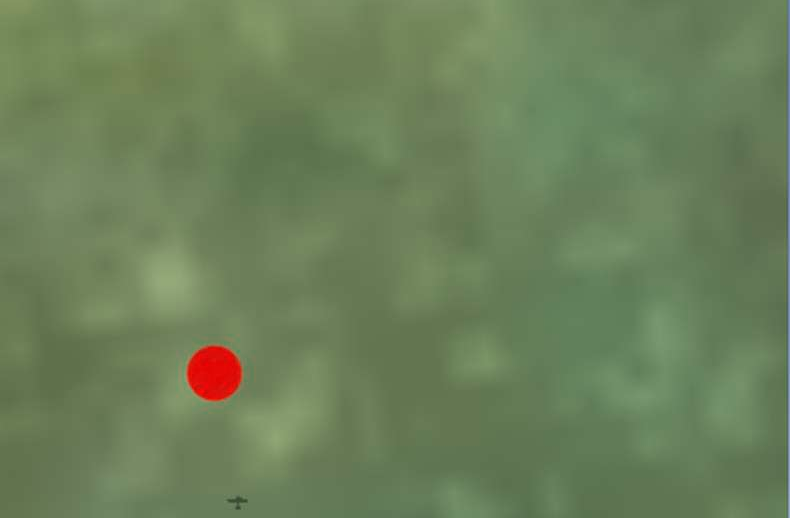
#> input picture python/linux_screen_capture/test_image.png, 790 x 518 px
$ python find_circle_test.py
#> lines starting #> are read from the running program, lines starting #| are printed output that depends on the picture; after the words box and inside, x2 and y2 are one past the last pixel; in counts of white or black regions, pixels touching at a corner belong together; long printed decimals are rounded
#> further down, img is the input picture: shape (518, 790, 3); mean B, G, R 89.8, 127.9, 107.7
### python/linux_screen_capture/simple_detect.py
import cv2
import numpy as np
import math

def find_circle(img):
    # cv2.imshow('Raw',img)
    min_circle_radius = 8
    max_circle_radius = 30
    hsv_image = cv2.cvtColor(img, cv2.COLOR_BGR2HSV)
#> hsv_image: shape (518, 790, 3); mean H, S, V 46.9, 77.3, 129.2

    # The red color wraps around the HSV wheel, from approx 160-180 deg, and 0-10 deg
    # Thus we will split this into 2 operations
    lower_red_1 = np.array([0,50,50])
    upper_red_1 = np.array([10,255,255])
    red1 = cv2.inRange(hsv_image, lower_red_1 , upper_red_1)
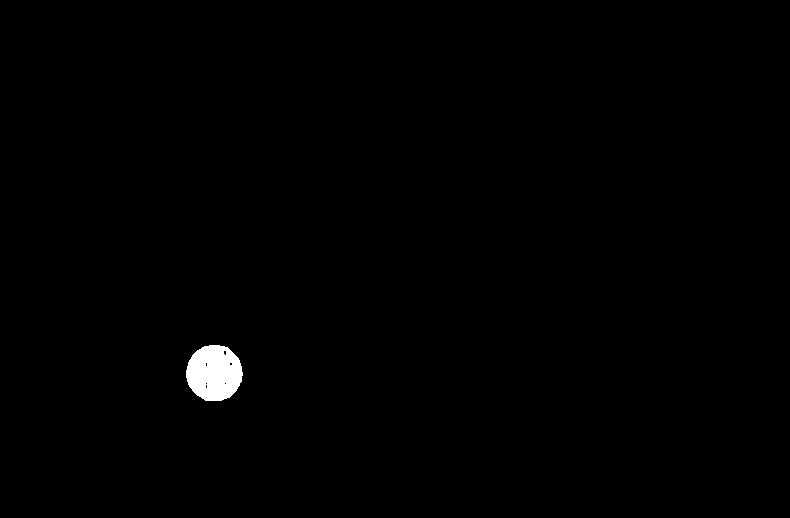
#> red1: shape (518, 790); 0.61% white; 1 white region, box (x1, y1, x2, y2) and area: (186, 345, 243, 401) 2487

    lower_red_2 = np.array([170,50,50])
    upper_red_2 = np.array([180,255,255])
    red2 = cv2.inRange(hsv_image, lower_red_2 , upper_red_2)
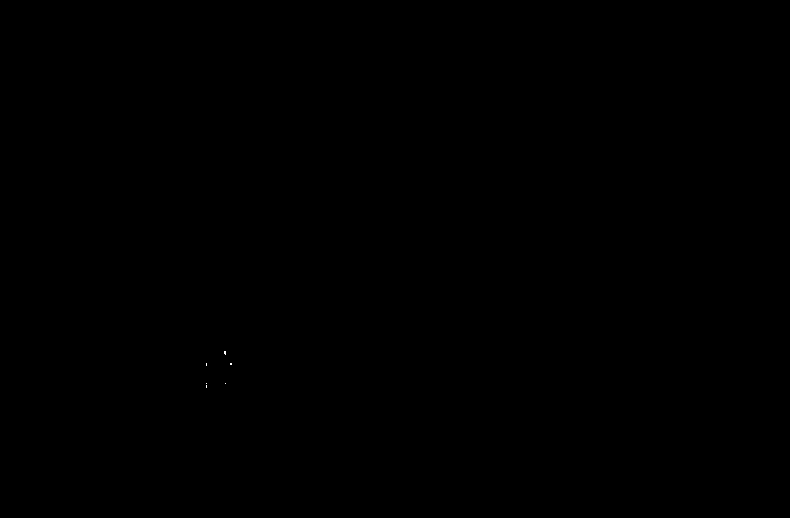
#> red2: shape (518, 790); 0% white in thin lines or dots, all inside (x1, y1, x2, y2) = (206, 351, 232, 388)

# Combine the two red images to get a single red-only image
    red_only_img = cv2.addWeighted(red1, 1.0, red2, 1.0, 0.0)
#> red_only_img: shape (518, 790); 0.61% white; 1 white region, box (x1, y1, x2, y2) and area: (186, 345, 243, 401) 2506
    # cv2.imshow('Red',red_only_img)
    # Blur
    blur_img_red = cv2.GaussianBlur(red_only_img,(15,15),cv2.BORDER_DEFAULT)
    # cv2.imshow('Blurred',blur_img_red)
    # Detect circles
    circles_red = cv2.HoughCircles(blur_img_red,cv2.HOUGH_GRADIENT,0.5,2*max_circle_radius, param1=70,param2=30,minRadius=min_circle_radius,maxRadius=max_circle_radius)
#> circles_red = [[214.5, 372.5, 27.7]]

    # If we find a red light, then we're done
    # Return immediately
    dimensions = img.shape
#> dimensions = (518, 790, 3)
    height_mid = dimensions[0]/2
#> height_mid = 259
    width_mid = dimensions[1]/2
#> width_mid = 395
    center_pt = (round(width_mid), round(height_mid))
#> center_pt = (395, 259)
    distance = None
    theta = None
    if circles_red is not None:
        print("cr: {}".format(circles_red))
#| cr: [[[214.5 372.5  27.7]]]
        pt = circles_red[0,:][0]
#> pt = [214.5, 372.5, 27.7]
        print("pt: {}".format(pt))
#| pt: [214.5 372.5  27.7]
        x, y, r = pt[0], pt[1], pt[2]
#> x = 214.5; y = 372.5; r = 27.7
        print("circle at x/y/r: {}/{}/{}".format(x, y, r))
#| circle at x/y/r: 214.5/372.5/27.700
        cv2.circle(img,(x,y),r,(0, 255, 255),5)
        dx = x - width_mid
#> dx = -180.5
        dy = height_mid-y
#> dy = -113.5
        print("dx/dy: {}/{}".format(dx, dy))
#| dx/dy: -180.5/-113.5
        theta = np.arctan2(dy, dx)
#> theta = -2.58
        print("angle from center to point: {}".format(theta*180/np.pi))
#| angle from center to point: -147.838
        distance = math.sqrt(dx*dx + dy*dy)
#> distance = 213.2
        print("distance: %d" %round(distance))
#| distance: 213
        print("cnter pt: {}".format(center_pt))
#| cnter pt: (395, 259)
        # cv2.circle(img, center_pt, round(distance), (0,0,0))
        cv2.circle(img, center_pt, round(distance), (0,0,0))
        cv2.line(img, center_pt, (x,y), (128, 0, 0), 2)
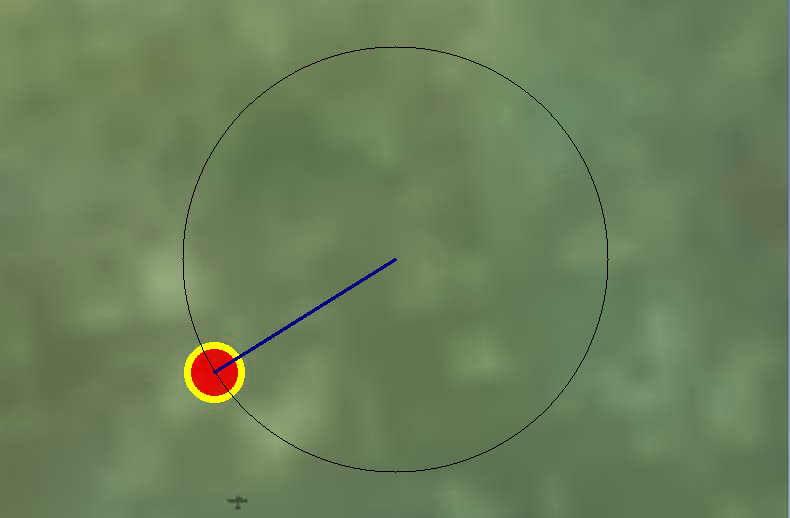
#> img: shape (518, 790, 3); mean B, G, R 89.5, 127.8, 107.4
        # self.annotated_image_pub.publish(self.bridge.cv2_to_imgmsg(red_only_img, "8UC1"))
        # return result
    cv2.imshow('circles',img)
    return (distance, theta)

# def find_circle_location(img, latitude, longitude, heading, agl):


### python/linux_screen_capture/find_circle_test.py
import cv2
import simple_detect


if __name__ == '__main__':
    # multiproc.freeze_support()
    print("Starting find_circle test")
    img = cv2.imread("test_image.png")
    distance_pixels, theta = simple_detect.find_circle(img)
#> distance_pixels = 213.2; theta = -2.58
    print("dpx/theta: %.2f/%.1f" %(distance_pixels, theta*57.3))
#| dpx/theta: 213.22/-147.8

    cv2.waitKey(0)
